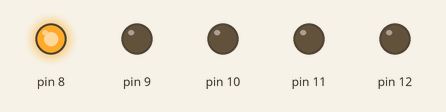
A sketch run on a simulated Arduino Uno, built with avr-gcc and run on an emulated ATmega328P. On the bench: output pins drawn as LEDs (lit = HIGH).

Above: at 0.02 s.
At 0.71 s:
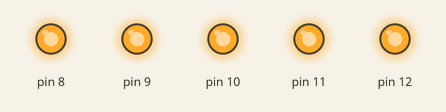
At 1.05 s:
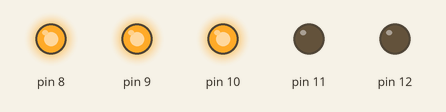
At 1.45 s:
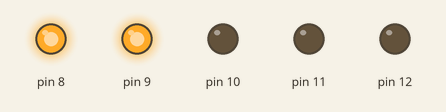
At 2.02 s:
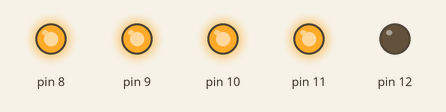
At 2.65 s:
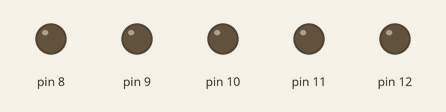
Timing chart, 0 to 3.0 s (numbered marks = the images above):
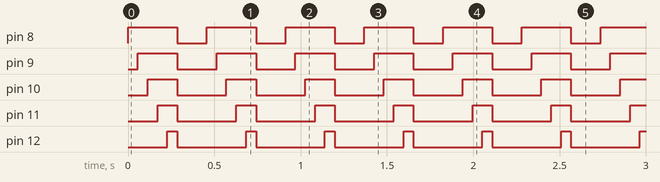

The sketch:

circuit-20230712-1918.ino
```cpp
// Wed 12 Jul 19:20:39 UTC 2023
// combined program and diagram - scroll to see

/*
   Run the sim and monitor the current
   of a single LED.

   Toggle every switch.

   Run it again.
*/
const int step_time = 57;

void cut_all_leds() {
  int cut_led;
  for (cut_led = 8; cut_led < (12 + 1); cut_led++) {
  digitalWrite(cut_led, LOW);
  }
}

void add_lit_leds() {
  int j;
  for (j = 8; j < (12 + 1); j++) {
    digitalWrite(j, HIGH);
    delay(step_time);
  }
}

void one_at_a_time() {
  int i;
  for (i = 8; i < (12 + 1); i++) {
    digitalWrite(i, HIGH);
    delay(step_time);
    digitalWrite(i, LOW);
    delay(step_time);
  }
}

void setup() {
  Serial.begin(115200);
  pinMode(8, OUTPUT);
  pinMode(9, OUTPUT);
  pinMode(10, OUTPUT);
  pinMode(11, OUTPUT);
  pinMode(12, OUTPUT);
  cut_all_leds();
}

void loop() {
  // one_at_a_time();
  cut_all_leds();
  add_lit_leds();
  cut_all_leds();
  delay(step_time * 3);
}

#if 0
$ 1 0.000049999999999999996 10.20027730826997 50 5 50 5e-11
418 320 -64 272 -64 0 1 40 5 0 0 0.5 pin\s8
418 320 -32 272 -32 0 1 40 5 0 0 0.5 pin\s9
418 320 0 272 0 0 1 40 5 0 0 0.5 pin\s10
418 320 32 272 32 0 1 40 5 0 0 0.5 pin\s11
418 320 64 272 64 0 1 40 5 0 0 0.5 pin\s12
162 384 -128 432 -128 2 default-led 1 0 0 0.01
r 496 -128 560 -128 0 500
g 752 128 752 176 0 0
r 496 -64 560 -64 0 500
162 384 -64 432 -64 2 default-led 1 0 0 0.01
162 384 0 432 0 2 default-led 1 0 0 0.01
r 496 0 560 0 0 500
r 496 64 560 64 0 500
162 384 64 432 64 2 default-led 1 0 0 0.01
162 384 128 432 128 2 default-led 1 0 0 0.01
r 496 128 560 128 0 500
s 496 -160 560 -160 0 1 false
s 496 -96 560 -96 0 1 false
s 496 -32 560 -32 0 1 false
s 496 32 560 32 0 1 false
s 496 96 560 96 0 1 false
w 496 -160 496 -128 0
w 560 -160 560 -128 0
w 496 -96 496 -64 0
w 560 -96 560 -64 0
w 496 -32 496 0 0
w 560 -32 560 0 0
w 496 32 496 64 0
w 560 32 560 64 0
w 496 96 496 128 0
w 560 96 560 128 0
r 656 0 720 0 0 500
w 560 -128 624 -128 0
w 560 -64 624 -64 0
w 560 0 624 0 0
w 560 64 624 64 0
w 560 128 624 128 0
w 624 -128 624 -64 0
w 624 -64 624 0 0
w 624 0 624 64 0
w 624 64 624 128 0
w 752 0 752 128 0
w 720 0 752 0 0
w 720 -32 720 0 0
w 656 -32 656 0 0
s 656 -32 720 -32 0 0 false
w 624 0 656 0 0
w 432 -128 496 -128 0
w 432 -64 496 -64 0
w 432 0 496 0 0
w 432 64 496 64 0
w 432 128 496 128 0
w 320 0 384 0 0
w 320 32 352 32 0
w 352 32 352 64 0
w 352 64 384 64 0
w 320 64 320 128 0
w 320 128 384 128 0
w 320 -32 352 -32 0
w 352 -32 352 -64 0
w 352 -64 384 -64 0
w 320 -64 320 -128 0
w 320 -128 384 -128 0

#endif
```

Measured:
- by itself, pin 8: alternates HIGH for 0.29 s and LOW for 0.17 s
- by itself, pin 9: alternates HIGH for 0.23 s and LOW for 0.23 s
- by itself, pin 10: alternates HIGH for 0.17 s and LOW for 0.29 s
- by itself, pin 11: alternates HIGH for 0.11 s and LOW for 0.34 s
- by itself, pin 12: alternates HIGH for 0.06 s and LOW for 0.40 s
